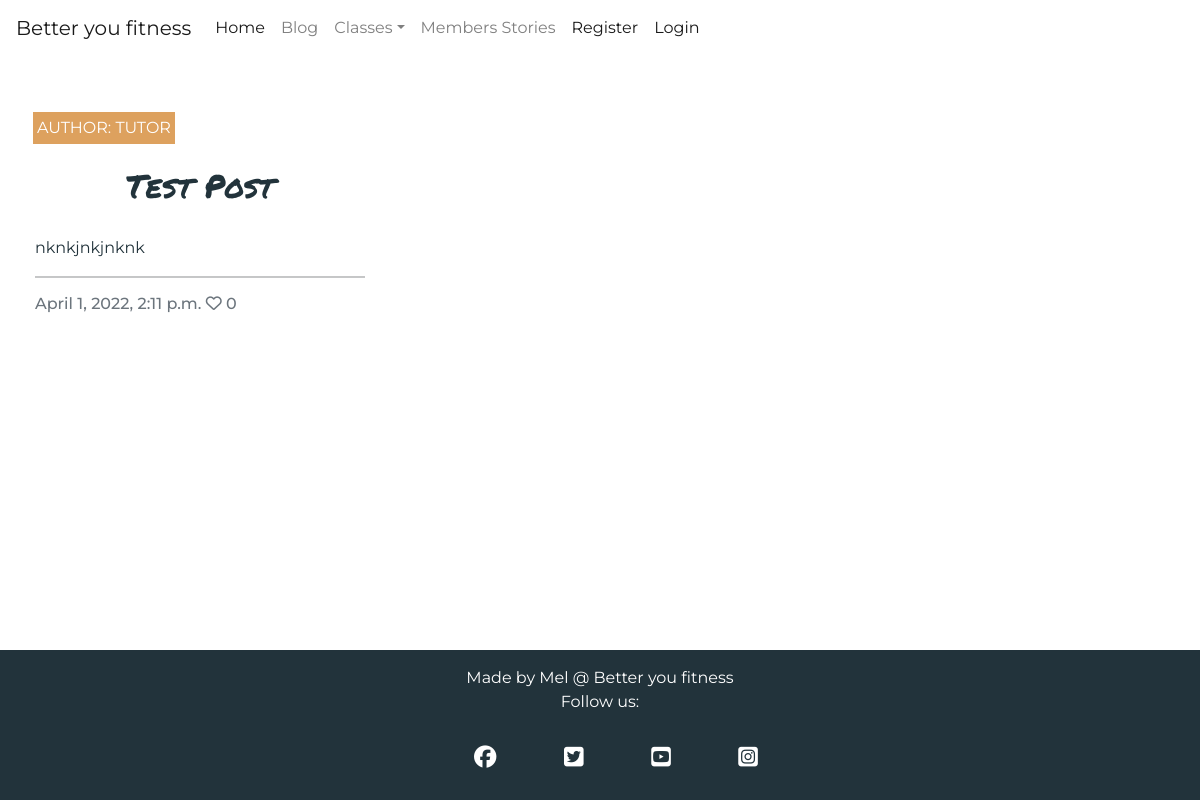
The page / on the database its author committed.
### blog/models.py (models this page shows, shortened)
class Post(models.Model):
    title = models.CharField(max_length=200, unique=True)
    slug = models.SlugField(max_length=200, unique=True)
    author = models.ForeignKey(
        User, on_delete=models.CASCADE, related_name="blog_posts"
    )
    featured_image = CloudinaryField('image', default='placeholder')
    excerpt = models.TextField(blank=True)
    updated_on = models.DateTimeField(auto_now=True)
    content = models.TextField()
    created_on = models.DateTimeField(auto_now_add=True)
    status = models.IntegerField(choices=STATUS, default=0)
    likes = models.ManyToManyField(
        User, related_name='blogpost_like', blank=True)
    class Meta:
        ordering = ["-created_on"]
    def number_of_likes(self):
        return self.likes.count()

### blog/views.py (the view)
# urls.py: path('', views.PostList.as_view(), name='home'),
class PostList(generic.ListView):
    model = Post
    queryset = Post.objects.filter(status=1).order_by("-created_on")
    template_name = "index.html"
    paginate_by = 6

### templates/index.html (shortened to what this page needs)
{% extends "base.html" %}
{% block content %}
<div class="container-fluid">
    <div class="row">
        <div class="col-12 mt-3 left">
            <div class="row">
                {% for post in post_list %}
                <div class="col-md-4">
                    <div class="card mb-4">
                        <div class="card-body">
                            <div class="image-container">
                                <div class="image-flash">
                                    <p class="author">Author: {{ post.author }}</p>
                                </div>
                            </div>
                            <a href="{% url 'post_detail' post.slug %}" class="post-link">
                                <h2 class="card-title">{{ post.title }}</h2>
                                <p class="card-text">{{ post.excerpt }}</p>
                            </a>
                            <hr />
                            <p class="card-text text-muted h6">{{ post.created_on}} <i class="far fa-heart"></i>
                                {{ post.number_of_likes }}</p>
                        </div>
                    </div>
                </div>
                {% endfor %}
            </div>
        </div>
    </div>
</div>
{%endblock%}

### static/css/style.css (style rules this page uses)
body { font-family: 'Montserrat', sans-serif; background-color: #fff; }
.container-fluid { margin-top: 20px; margin-bottom: 20px; }
h2 { font-family: 'Permanent Marker', cursive; text-align: center; color: #22333B; padding: 20px; }
p { width: inherit; color: #22333B; }
.card { border: 1px; background-color: transparent; }
.image-container { position: relative; }
.image-flash { position: absolute; bottom: 5%; min-width: 30%; left: -2px; background-color: #DDA15E; }
.author { color: white; margin: 4px; text-transform: uppercase; }
.post-link { text-decoration: none; color: #DDA15E; }

### rows shown on the page
Post: author "TUTOR", title "Test Post", excerpt "nknkjnkjnknk", created_on "April 1, 2022, 2:11 p.m.", number_of_likes "0"
